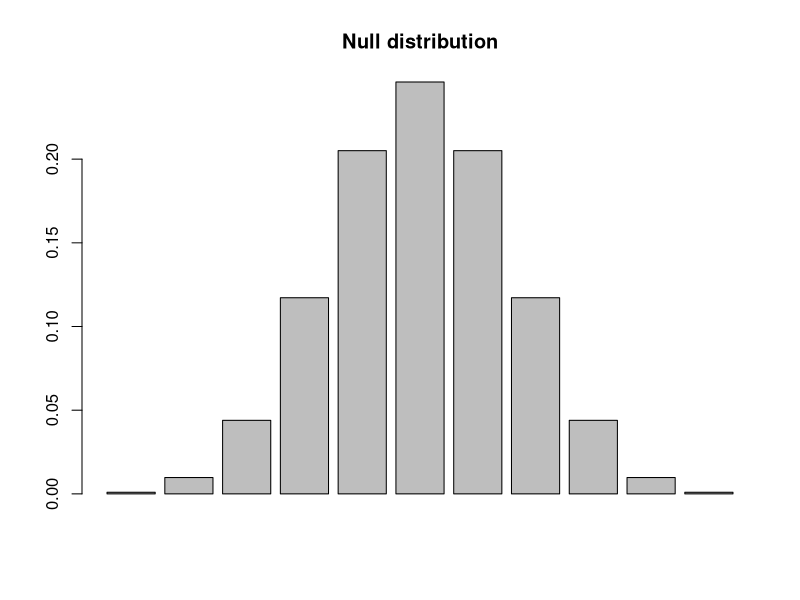
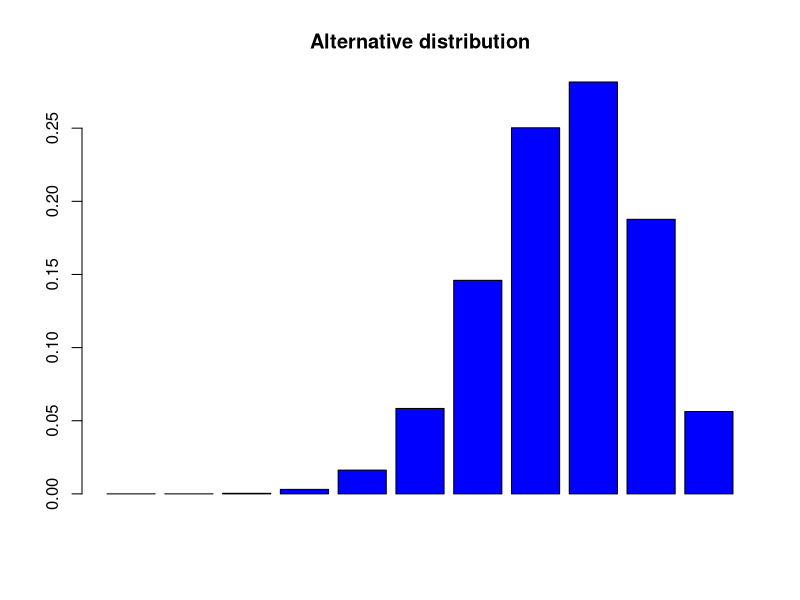
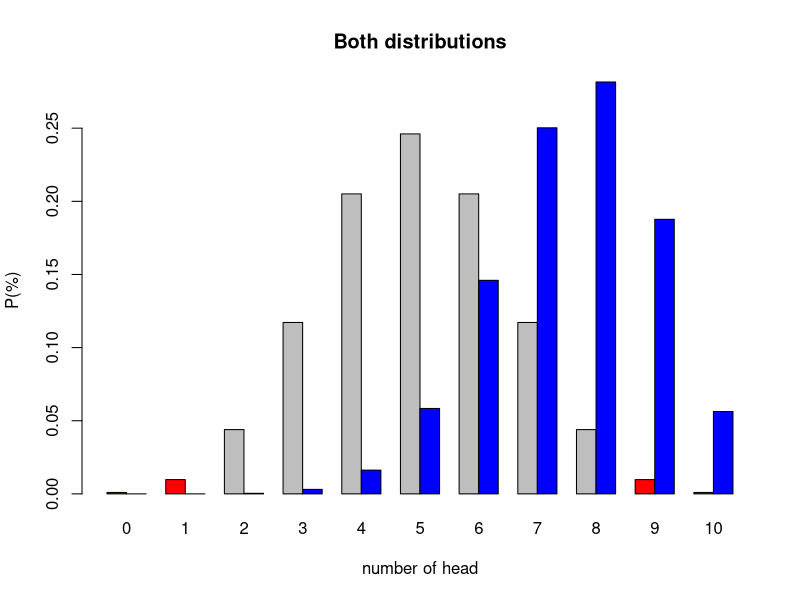

These figures' R source, in order:
## ---- chunk 1
n = 10
k = 0:10
p = .5

cbind(n, k, p)
## ---- chunk 2
permutations = factorial(n) / (factorial(k) * factorial(n-k) )

cbind(n, k, p, permutations)
## ---- chunk 3
probabilities = p^k * (1-p)^(n-k)

cbind(n, k, p, permutations, probabilities)
## ---- chunk 4
per.pro = permutations * probabilities

cbind(n, k, p, permutations, probabilities, per.pro)

barplot(per.pro, main="Null distribution")
## ---- chunk 5
p = .75

ha.probabilities = p^k * (1-p)^(n-k)

ha.per.pro = permutations * ha.probabilities

barplot(ha.per.pro, col = "blue", main="Alternative distribution")
## ---- chunk 6
title = "Both distributions"

colh0 =c(rep("red",2),rep("grey",7),rep("red",2))
colha =c(rep("blue",11))

barplot( rbind(per.pro, ha.per.pro), 
         main=title, 
         names.arg=0:10, 
         xlab="number of head", 
         ylab="P(%)", 
         col = rbind(colh0,colha),
         #col = "white",        
         beside=TRUE,
         #legend.text = c("H0", "HA")
         )

#legend("topright", legend=c("accept H0","reject H0","HA"), fill=c("grey","red","blue"))

